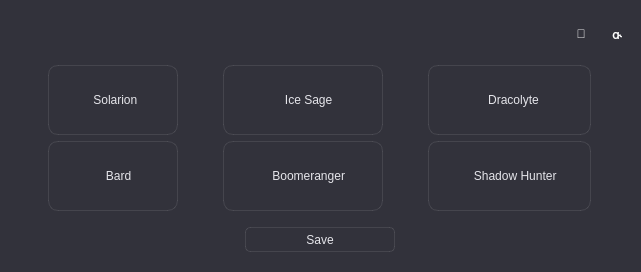
<?xml version="1.0" encoding="UTF-8"?>
<ui version="4.0">
 <class>MainWindow</class>
 <widget class="QMainWindow" name="MainWindow">
  <property name="enabled">
   <bool>true</bool>
  </property>
  <property name="geometry">
   <rect>
    <x>0</x>
    <y>0</y>
    <width>641</width>
    <height>272</height>
   </rect>
  </property>
  <property name="maximumSize">
   <size>
    <width>900</width>
    <height>16777215</height>
   </size>
  </property>
  <property name="windowTitle">
   <string>MainWindow</string>
  </property>
  <property name="styleSheet">
   <string notr="true">background-color: #32323b;
border-radius:100px;</string>
  </property>
  <widget class="QWidget" name="centralwidget">
   <property name="styleSheet">
    <string notr="true">border-radius:10px;</string>
   </property>
   <layout class="QVBoxLayout" name="verticalLayout">
    <item>
     <layout class="QHBoxLayout" name="horizontalLayout">
      <item>
       <spacer name="horizontalSpacer">
        <property name="orientation">
         <enum>Qt::Horizontal</enum>
        </property>
        <property name="sizeHint" stdset="0">
         <size>
          <width>40</width>
          <height>20</height>
         </size>
        </property>
       </spacer>
      </item>
      <item>
       <widget class="QPushButton" name="minimizeBtn">
        <property name="minimumSize">
         <size>
          <width>30</width>
          <height>30</height>
         </size>
        </property>
        <property name="maximumSize">
         <size>
          <width>30</width>
          <height>30</height>
         </size>
        </property>
        <property name="styleSheet">
         <string notr="true">QPushButton::hover{
	background-color: rgb(72, 72, 87);
color:white;
border:none;
border-radius:0px;
}QPushButton{
	background-color: transparent;
color:white;
border:none;
}
</string>
        </property>
        <property name="text">
         <string></string>
        </property>
       </widget>
      </item>
      <item>
       <widget class="QPushButton" name="closeBtn">
        <property name="minimumSize">
         <size>
          <width>30</width>
          <height>30</height>
         </size>
        </property>
        <property name="maximumSize">
         <size>
          <width>30</width>
          <height>30</height>
         </size>
        </property>
        <property name="styleSheet">
         <string notr="true">QPushButton:hover {
	background-color: rgb(165, 0, 0);
	border:0px transparent;
border-radius:0px;
border-top-right-radius:10px!important;

}
QPushButton {
	background-color: transparent;
color:white;
}</string>
        </property>
        <property name="text">
         <string></string>
        </property>
       </widget>
      </item>
     </layout>
    </item>
    <item>
     <layout class="QGridLayout" name="gridLayout_2">
      <property name="sizeConstraint">
       <enum>QLayout::SetMinAndMaxSize</enum>
      </property>
      <item row="2" column="0">
       <widget class="QPushButton" name="Bard">
        <property name="minimumSize">
         <size>
          <width>130</width>
          <height>70</height>
         </size>
        </property>
        <property name="maximumSize">
         <size>
          <width>130</width>
          <height>70</height>
         </size>
        </property>
        <property name="styleSheet">
         <string notr="true">QPushButton {
	color: #E5E5EA;
	border: 1px solid rgba(255, 255, 255, 0.096);
    border-radius: 10px;
	padding-right: 2px;
	background-color:#32323b;

}

QPushButton:hover {
	background-color: rgba(255,255,255,5);
}

QPushButton:pressed {
	background-color: rgba(255,255,255,2);
}</string>
        </property>
        <property name="text">
         <string>    Bard</string>
        </property>
        <property name="icon">
         <iconset>
          <normaloff>../imgs/Bard.png</normaloff>../imgs/Bard.png</iconset>
        </property>
        <property name="iconSize">
         <size>
          <width>60</width>
          <height>60</height>
         </size>
        </property>
       </widget>
      </item>
      <item row="2" column="2">
       <widget class="QPushButton" name="ShadowHunter">
        <property name="minimumSize">
         <size>
          <width>163</width>
          <height>70</height>
         </size>
        </property>
        <property name="maximumSize">
         <size>
          <width>130</width>
          <height>70</height>
         </size>
        </property>
        <property name="styleSheet">
         <string notr="true">QPushButton {
	color: #E5E5EA;
	border: 1px solid rgba(255, 255, 255, 0.096);
    border-radius: 10px;
	padding-right: 2px;
	background-color:#32323b;

}

QPushButton:hover {
	background-color: rgba(255,255,255,5);
}

QPushButton:pressed {
	background-color: rgba(255,255,255,2);
}</string>
        </property>
        <property name="text">
         <string>    Shadow Hunter</string>
        </property>
        <property name="icon">
         <iconset>
          <normaloff>../imgs/ShadowHunter.png</normaloff>../imgs/ShadowHunter.png</iconset>
        </property>
        <property name="iconSize">
         <size>
          <width>60</width>
          <height>60</height>
         </size>
        </property>
       </widget>
      </item>
      <item row="1" column="2">
       <widget class="QPushButton" name="Dracolyte">
        <property name="minimumSize">
         <size>
          <width>163</width>
          <height>70</height>
         </size>
        </property>
        <property name="maximumSize">
         <size>
          <width>130</width>
          <height>70</height>
         </size>
        </property>
        <property name="styleSheet">
         <string notr="true">QPushButton {
	color: #E5E5EA;
	border: 1px solid rgba(255, 255, 255, 0.096);
    border-radius: 10px;
	padding-right: 2px;
	background-color:#32323b;

}

QPushButton:hover {
	background-color: rgba(255,255,255,5);
}

QPushButton:pressed {
	background-color: rgba(255,255,255,2);
}</string>
        </property>
        <property name="text">
         <string>   Dracolyte</string>
        </property>
        <property name="icon">
         <iconset>
          <normaloff>../imgs/Dracolyte.png</normaloff>../imgs/Dracolyte.png</iconset>
        </property>
        <property name="iconSize">
         <size>
          <width>60</width>
          <height>60</height>
         </size>
        </property>
       </widget>
      </item>
      <item row="1" column="1">
       <widget class="QPushButton" name="IceSage">
        <property name="minimumSize">
         <size>
          <width>160</width>
          <height>70</height>
         </size>
        </property>
        <property name="maximumSize">
         <size>
          <width>130</width>
          <height>70</height>
         </size>
        </property>
        <property name="styleSheet">
         <string notr="true">QPushButton {
	color: #E5E5EA;
	border: 1px solid rgba(255, 255, 255, 0.096);
    border-radius: 10px;
	padding-right: 2px;
	background-color:#32323b;

}

QPushButton:hover {
	background-color: rgba(255,255,255,5);
}

QPushButton:pressed {
	background-color: rgba(255,255,255,2);
}</string>
        </property>
        <property name="text">
         <string>    Ice Sage</string>
        </property>
        <property name="icon">
         <iconset>
          <normaloff>../imgs/IceSage.png</normaloff>../imgs/IceSage.png</iconset>
        </property>
        <property name="iconSize">
         <size>
          <width>60</width>
          <height>60</height>
         </size>
        </property>
       </widget>
      </item>
      <item row="2" column="1">
       <widget class="QPushButton" name="Boomeranger">
        <property name="minimumSize">
         <size>
          <width>160</width>
          <height>70</height>
         </size>
        </property>
        <property name="maximumSize">
         <size>
          <width>130</width>
          <height>70</height>
         </size>
        </property>
        <property name="styleSheet">
         <string notr="true">QPushButton {
	color: #E5E5EA;
	border: 1px solid rgba(255, 255, 255, 0.096);
    border-radius: 10px;
	padding-right: 2px;
	background-color:#32323b;

}

QPushButton:hover {
	background-color: rgba(255,255,255,5);
}

QPushButton:pressed {
	background-color: rgba(255,255,255,2);
}</string>
        </property>
        <property name="text">
         <string>    Boomeranger</string>
        </property>
        <property name="icon">
         <iconset>
          <normaloff>../imgs/Boomeranger.png</normaloff>../imgs/Boomeranger.png</iconset>
        </property>
        <property name="iconSize">
         <size>
          <width>60</width>
          <height>60</height>
         </size>
        </property>
       </widget>
      </item>
      <item row="1" column="0">
       <widget class="QPushButton" name="Solarion">
        <property name="minimumSize">
         <size>
          <width>130</width>
          <height>70</height>
         </size>
        </property>
        <property name="maximumSize">
         <size>
          <width>130</width>
          <height>70</height>
         </size>
        </property>
        <property name="styleSheet">
         <string notr="true">QPushButton {
	color: #E5E5EA;
	border: 1px solid rgba(255, 255, 255, 0.096);
    border-radius: 10px;
	padding-right: 2px;
	background-color:#32323b;
}

QPushButton:hover {
	background-color: rgba(255,255,255,5);
}

QPushButton:pressed {
	background-color: rgba(255,255,255,2);
}</string>
        </property>
        <property name="text">
         <string>  Solarion</string>
        </property>
        <property name="icon">
         <iconset>
          <normaloff>../imgs/Solarion.png</normaloff>../imgs/Solarion.png</iconset>
        </property>
        <property name="iconSize">
         <size>
          <width>60</width>
          <height>60</height>
         </size>
        </property>
       </widget>
      </item>
     </layout>
    </item>
    <item>
     <layout class="QHBoxLayout" name="horizontalLayout_2">
      <item>
       <widget class="QPushButton" name="Savebtn">
        <property name="maximumSize">
         <size>
          <width>150</width>
          <height>25</height>
         </size>
        </property>
        <property name="mouseTracking">
         <bool>true</bool>
        </property>
        <property name="styleSheet">
         <string notr="true">QPushButton {
	color: #E5E5EA;
	border: 1px solid rgba(255, 255, 255, 0.096);
    border-radius: 5px;
	padding: 4px;
}

QPushButton:hover {
	background-color: rgba(255,255,255,5);
}

QPushButton:pressed {
	background-color: rgba(255,255,255,2);
}
</string>
        </property>
        <property name="text">
         <string>Save</string>
        </property>
       </widget>
      </item>
     </layout>
    </item>
   </layout>
  </widget>
 </widget>
 <resources/>
 <connections/>
</ui>
